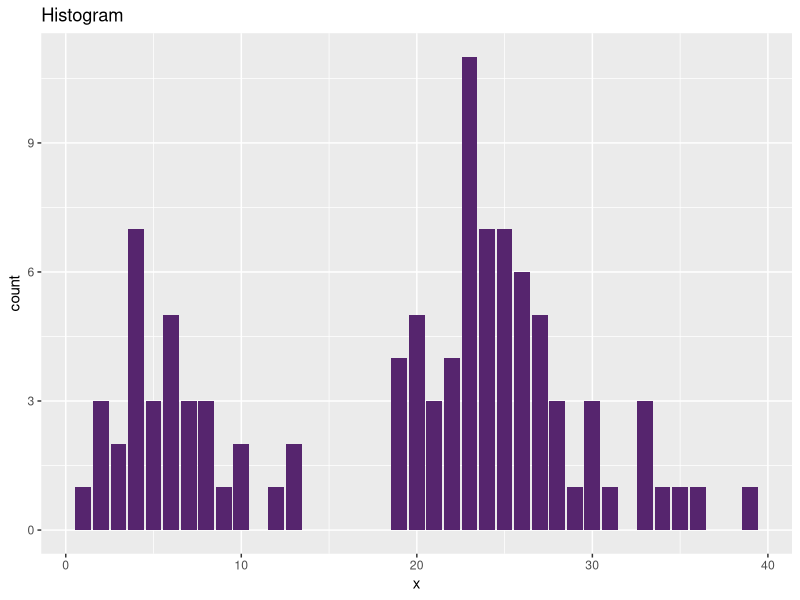
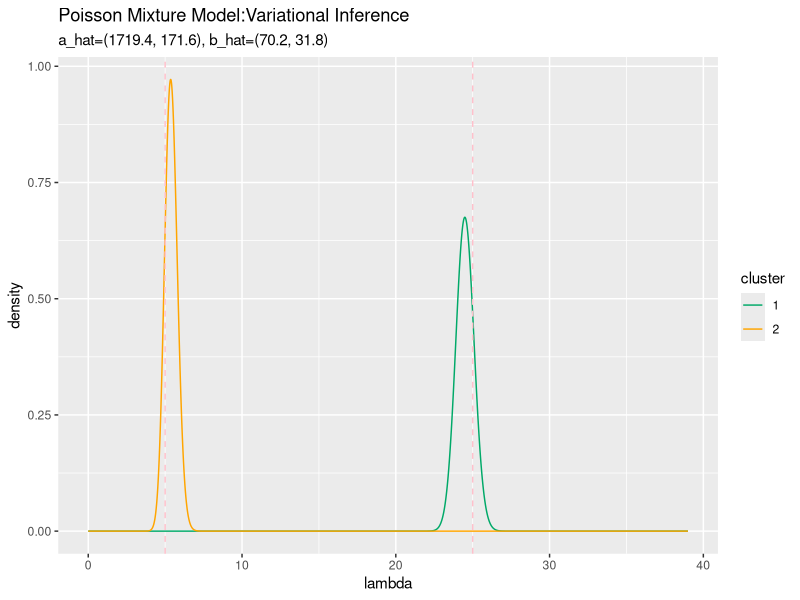
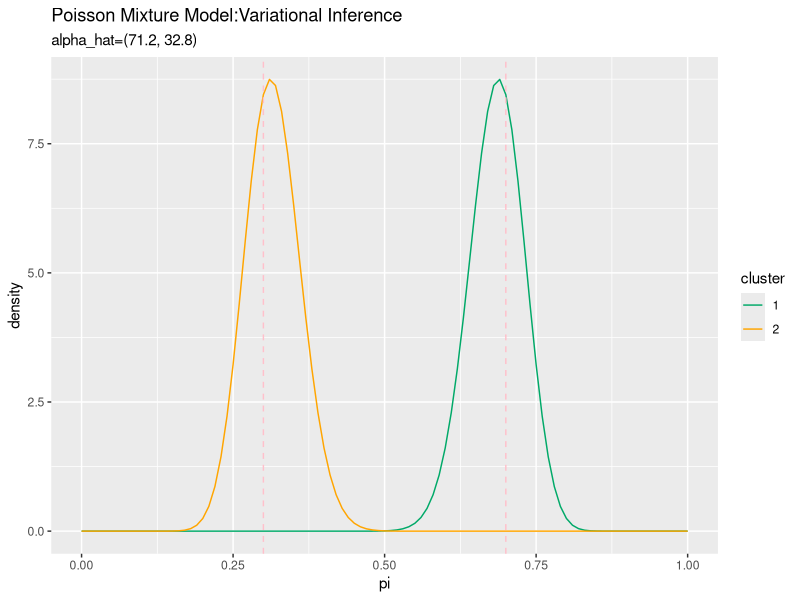
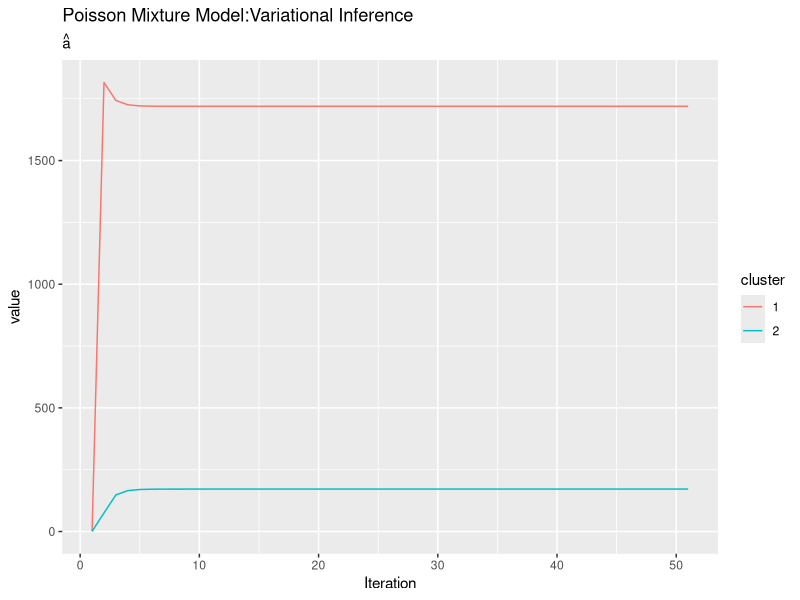
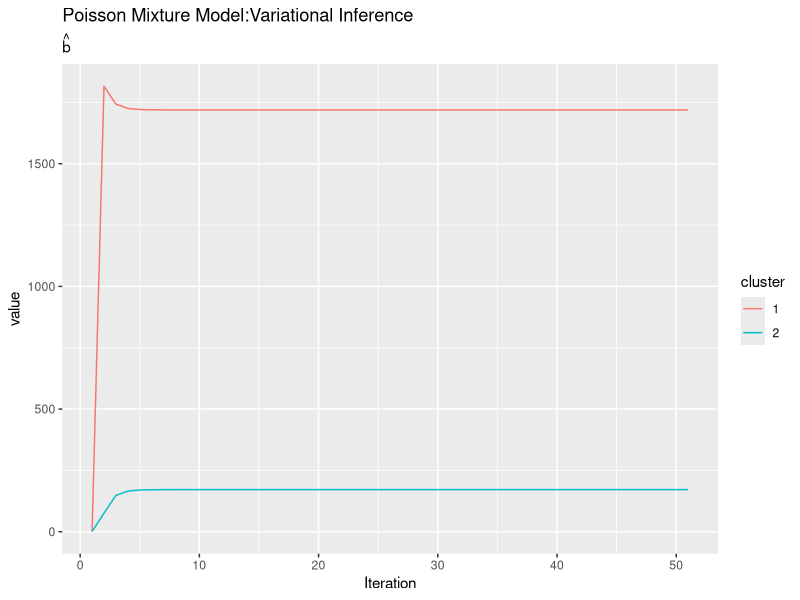
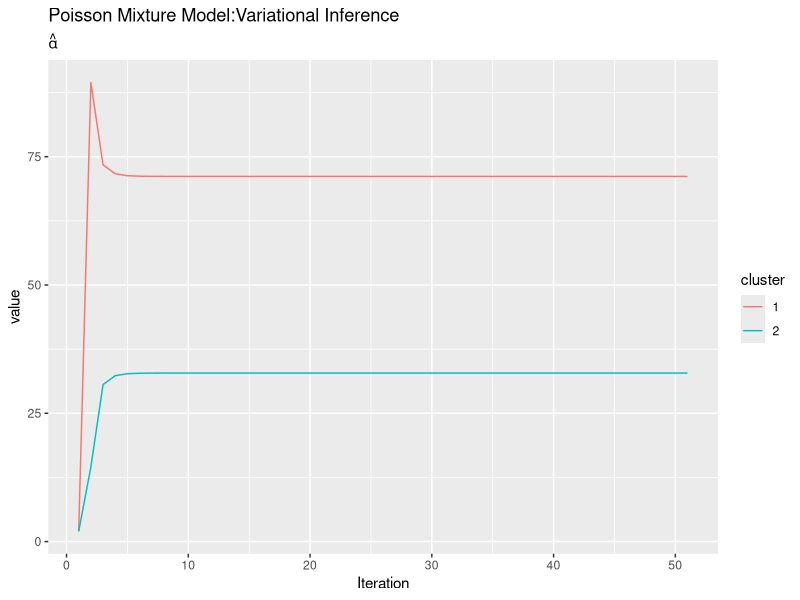

Recreate these plots in R, in order.

# 4.3.3 ポアソン混合モデルにおける変分推論 -------------------------------------------------

# 利用パッケージ
library(tidyverse)
library(gganimate)


# 真の観測モデルの設定 ----------------------------------------------------------------

# (観測)データ数Nを指定
N <- 100

# 真のパラメータlambda,piを指定
lambda_truth <- c(5, 25)
pi_truth <- c(0.3, 0.7)

# クラスタ数K
K <- length(lambda_truth)

# クラスタ(潜在変数)Sを生成
s_nk <- rmultinom(n =  N, size = 1, prob = pi_truth) %>% 
  t()

# (観測)データを生成
x_n <- rpois(n = N, lambda = apply(lambda_truth^t(s_nk), 2, prod))

# 観測データXを確認
summary(x_n)
tibble(x = x_n) %>% 
  ggplot(aes(x = x)) + 
    geom_bar(fill = "#56256E") + 
    labs(title = "Histogram")


# パラメータの設定 ----------------------------------------------------------------

# 試行回数
MaxIter <- 50

# ハイパーパラメータa,bの初期値を指定
a <- 1
b <- 1

# lambda(の期待値)の初期値をランダムに設定
tmp_lambda <- seq(0, 1, by = 0.01) %>% 
  sample(size = K, replace = TRUE)
E_lambda_k    <- tmp_lambda / sum(tmp_lambda) # 正規化
E_ln_lambda_k <- log(E_lambda_k) # 対数をとる

# ハイパーパラメータalphaの初期値を指定
alpha_k <- rep(2, K)

# pi(の対数をとった期待値)の初期値をランダムに設定
tmp_pi <- seq(0, 1, by = 0.01) %>% 
  sample(size = K, replace = TRUE)
E_ln_pi_k <- tmp_pi / sum(tmp_pi) %>% # 正規化
  log() # 対数をとる


# 変分推論 --------------------------------------------------------------------

# 受け皿を用意
eta_nk <- matrix(0, nrow = N, ncol = K)
E_s_nk <- matrix(0, nrow = N, ncol = K)
hat_a_k <- rep(0, K)
hat_b_k <- rep(0, K)

# ハイパーパラメータの推定値の推移の確認用
trace_a <- matrix(0, nrow = MaxIter + 1, ncol = K)
trace_b <- matrix(0, nrow = MaxIter + 1, ncol = K)
trace_alpha <- matrix(0, nrow = MaxIter + 1, ncol = K)
# 初期値を代入
trace_a[1, ] <- a
trace_b[1, ] <- b
trace_alpha[1, ] <- alpha_k

for(i in 1:MaxIter) {
  
  for(n in 1:N) {
    
    # パラメータeta_nを計算:式(4.51)
    tmp_eta <- exp(x_n[n] * E_ln_lambda_k - E_lambda_k + E_ln_pi_k)
    eta_nk[n, ] <- tmp_eta / sum(tmp_eta) # 正規化
    
    # s_nkの期待値を計算:式(4.59)
    E_s_nk[n, ] <- eta_nk[n, ]
  }
  
  for(k in 1:K) {
    
    # ハイパーパラメータa_hat_k,b_hat_kを計算:式(4.55)
    hat_a_k[k] <- sum(E_s_nk[, k] * x_n) + a
    hat_b_k[k] <- sum(E_s_nk[, k]) + b
    
    # (対数をとった)lambda_kの期待値を計算:式(4.60),(4.61)
    E_lambda_k[k] <- hat_a_k[k] / hat_b_k[k]
    E_ln_lambda_k[k] <- digamma(hat_a_k[k]) - log(hat_b_k[k])
  }
  
  # ハイパーパラメータalpha_hatを計算:式(4.58)
  hat_alpha_k <- apply(E_s_nk, 2, sum) + alpha_k
  
  # 対数をとったpiの期待値を計算:式(4.62)
  E_ln_pi_k <- digamma(hat_alpha_k) - digamma(sum(hat_alpha_k))
  
  # 推移の確認用に推定結果を保存
  trace_a[i + 1, ] <- hat_a_k
  trace_b[i + 1, ] <- hat_b_k
  trace_alpha[i + 1, ] <- hat_alpha_k
}


# 結果の確認 -------------------------------------------------------------------

## lambdaの近似事後分布
# 作図用のデータフレームを作成
lambda_df <- tibble()
for(k in 1:K) {
  # データフレームに変換
  tmp_lambda_df <- tibble(
    lambda = seq(0, max(x_n), by = 0.01), 
    density = dgamma(lambda, shape = hat_a_k[k], rate = hat_b_k[k]), 
    cluster = as.factor(k)
  )
  # 結合
  lambda_df <- rbind(lambda_df, tmp_lambda_df)
}

# 作図
ggplot(lambda_df, aes(lambda, density, color = cluster)) + 
  geom_line() + # 折れ線グラフ
  scale_color_manual(values = c("#00A968", "orange")) + # グラフの色(不必要)
  geom_vline(xintercept = lambda_truth, color = "pink", linetype = "dashed") + # 垂直線
  labs(title = "Poisson Mixture Model:Variational Inference", 
       subtitle = paste0("a_hat=(", paste0(round(hat_a_k, 1), collapse = ", "), 
                         "), b_hat=(", paste0(round(hat_b_k, 1), collapse = ", "), ")")) # ラベル


## piの近似事後分布(K=2のときのみ可能)
# 作図用のデータフレームを作成
pi_df <- tibble()
for(k in 1:K) {
  # データフレームに変換
  tmp_pi_df <- tibble(
    pi = seq(0, 1, by = 0.01), 
    density = dbeta(pi, shape1 = hat_alpha_k[k], shape2 = hat_alpha_k[2 / k]), 
    cluster = as.factor(k)
  )
  # 結合
  pi_df <- rbind(pi_df, tmp_pi_df)
}

# 作図
ggplot(pi_df, aes(pi, density, color = cluster)) + 
  geom_line() + # 折れ線グラフ
  scale_color_manual(values = c("#00A968", "orange")) + # グラフの色(不必要)
  geom_vline(xintercept = pi_truth, color = "pink", linetype = "dashed") + # 垂直線
  labs(title = "Poisson Mixture Model:Variational Inference", 
       subtitle = paste0("alpha_hat=(", paste0(round(hat_alpha_k, 1), collapse = ", "), ")")) # ラベル



# パラメータの推移の確認 -------------------------------------------------------------

## lambdaの近似事後分布
# 作図用のデータフレームを作成
trace_lambda_long <- tibble()
for(i in 1:(MaxIter + 1)) {
  for(k in 1:K) {
    # データフレームに変換
    tmp_lambda_df <- tibble(
      lambda = seq(0, max(x_n), by = 0.01), 
      density = dgamma(lambda, shape = trace_a[i, k], rate = trace_b[i, k]), 
      cluster = as.factor(k), 
      Iteration = i - 1
    )
    # 結合
    trace_lambda_long <- rbind(trace_lambda_long, tmp_lambda_df)
  }
}

# 作図
graph_lambda <- ggplot(trace_lambda_long, aes(lambda, density, color = cluster)) + 
  geom_line() + # 折れ線グラフ
  scale_color_manual(values = c("#00A968", "orange")) + # グラフの色(不必要)
  geom_vline(xintercept = lambda_truth, color = "pink", linetype = "dashed") + # 垂直線
  transition_manual(Iteration) + # フレーム
  labs(title = "Poisson Mixture Model:Variational Inference", 
       subtitle = "i={current_frame}") # ラベル
  
# gif画像を作成
animate(graph_lambda, nframes = MaxIter + 1, fps = 5)


## piの近似事後分布(K=2のときのみ可)
# 作図用のデータフレームを作成
trace_pi_long <- tibble()
for(i in 1:(MaxIter + 1)) {
  for(k in 1:K) {
    # データフレームに変換
    tmp_pi_df <- tibble(
      pi = seq(0, 1, by = 0.01), 
      density = dbeta(pi, shape1 = trace_alpha[i, k], shape2 = trace_alpha[i, 2 / k]), 
      cluster = as.factor(k), 
      Iteration = i - 1
    )
    # 結合
    trace_pi_long <- rbind(trace_pi_long, tmp_pi_df)
  }
}

# 作図
graph_pi <- ggplot(trace_pi_long, aes(pi, density, color = cluster)) + 
  geom_line() + # 折れ線グラフ
  scale_color_manual(values = c("#00A968", "orange")) + # グラフの色(不必要)
  geom_vline(xintercept = pi_truth, color = "pink", linetype = "dashed") + # 垂直線
  transition_manual(Iteration) + # フレーム
  labs(title = "Poisson Mixture Model:Variational Inference", 
       subtitle = "i={current_frame}") # ラベル

# gif画像を作成
animate(graph_pi, nframes = MaxIter + 1, fps = 5)



# ハイパーパラメータの推移の確認 ---------------------------------------------------------

## lambdaのパラメータa
# データフレームに変換
trace_a_wide <- cbind(
  as.data.frame(trace_a), 
  Iteration = 1:(MaxIter + 1)
)

# long型に変換
trace_a_long <- pivot_longer(
  trace_a_wide, 
  cols = -Iteration, 
  names_to = "cluster", 
  names_prefix = "V", 
  names_ptypes = list(cluster = factor()), 
  values_to = "value"
)

# 作図
ggplot(trace_a_long, aes(Iteration, value, color = cluster)) + 
  geom_line() + 
  labs(title = "Poisson Mixture Model:Variational Inference", 
       subtitle = expression(hat(a)))


## lambdaのパラメータb
# データフレームに変換
trace_b_wide <- cbind(
  as.data.frame(trace_a), 
  Iteration = 1:(MaxIter + 1)
)

# long型に変換
trace_b_long <- pivot_longer(
  trace_b_wide, 
  cols = -Iteration, 
  names_to = "cluster", 
  names_prefix = "V", 
  names_ptypes = list(cluster = factor()), 
  values_to = "value"
)

# 作図
ggplot(trace_b_long, aes(Iteration, value, color = cluster)) + 
  geom_line() + 
  labs(title = "Poisson Mixture Model:Variational Inference", 
       subtitle = expression(hat(b)))


## piのパラメータ
# データフレームに変換
trace_alpha_wide <- cbind(
  as.data.frame(trace_alpha), 
  Iteration = 1:(MaxIter + 1)
)

# long型に変換
trace_alpha_long <- pivot_longer(
  trace_alpha_wide, 
  cols = -Iteration, 
  names_to = "cluster", 
  names_prefix = "V", 
  names_ptypes = list(cluster = factor()), 
  values_to = "value"
)

# 作図
ggplot(trace_alpha_long, aes(Iteration, value, color = cluster)) + 
  geom_line() + 
  labs(title = "Poisson Mixture Model:Variational Inference", 
       subtitle = expression(hat(alpha)))
